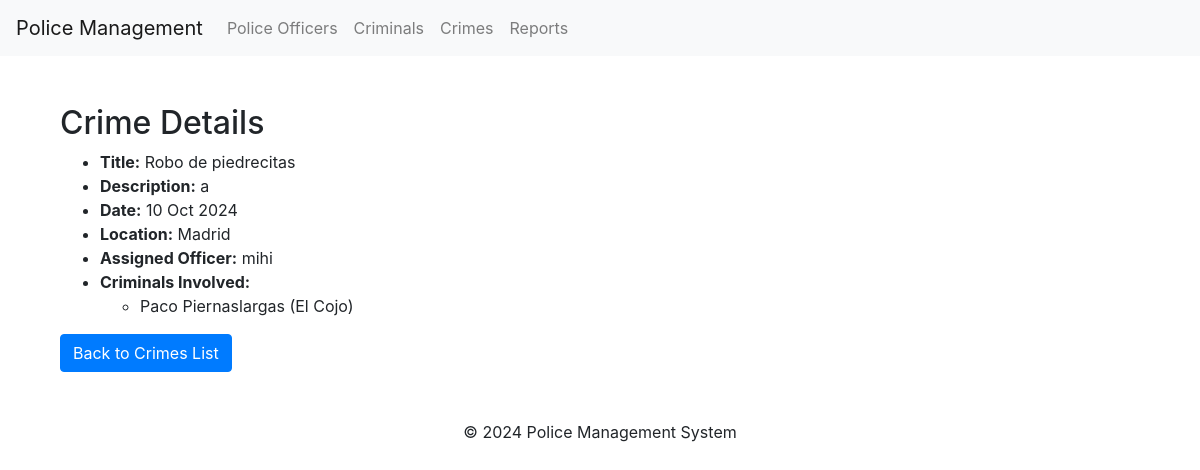
Page /crime/1/ on the committed database.
### reports/models.py (models this page shows, shortened)
class Crime(models.Model):
    title = models.CharField(max_length=200)
    description = models.TextField()
    date = models.DateTimeField()
    location = models.CharField(max_length=200)
    police_officer = models.ForeignKey(PoliceOfficer, on_delete=models.SET_NULL, null=True, blank=True)
    criminals = models.ManyToManyField(Criminal)

class PoliceOfficer(models.Model):
    user = models.OneToOneField(User, on_delete=models.CASCADE)
    badge_number = models.CharField(max_length=20)

class Criminal(models.Model):
    name = models.CharField(max_length=100)
    alias = models.CharField(max_length=100, blank=True)
    capture_by = models.ForeignKey(PoliceOfficer, on_delete=models.SET_NULL, null=True, blank=True)

### reports/views.py (the view)
# urls.py: path('crime/<int:pk>/', CrimeDetailView.as_view(), name='crime_detail'),  # Vista detallada
class CrimeDetailView(DetailView):
    model = Crime
    template_name = 'reports/crime_detail.html'
    context_object_name = 'crime'

### reports/templates/reports/crime_detail.html (shortened to what this page needs)
{% extends 'reports/base.html' %}
{% block content %}
<div class="container mt-5">
    <h2>Crime Details</h2>
    <ul>
        <li><strong>Title:</strong> {{ crime.title }}</li>
        <li><strong>Description:</strong> {{ crime.description }}</li>
        <li><strong>Date:</strong> {{ crime.date|date:"d M Y" }}</li>
        <li><strong>Location:</strong> {{ crime.location }}</li>
        <li><strong>Assigned Officer:</strong> {{ crime.police_officer.user.username }}</li>
        <li><strong>Criminals Involved:</strong>
            <ul>
                {% for criminal in crime.criminals.all %}
                    <li>{{ criminal.name }} ({{ criminal.alias }})</li>
                {% empty %}
                    <li>No criminals involved.</li>
                {% endfor %}
            </ul>
        </li>
    </ul>
    <a class="btn btn-primary" href="{% url 'crime_list' %}">Back to Crimes List</a>
</div>
{% endblock %}

### rows in the picture
Crime: title "Robo de piedrecitas", description "a", date "10 Oct 2024", location "Madrid", police_officer.user.username "mihi"
Criminal: name "Paco Piernaslargas", alias "El Cojo"
